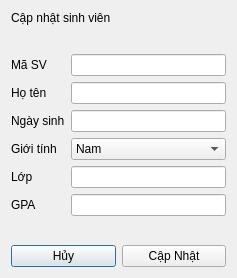
<?xml version="1.0" encoding="UTF-8"?>
<ui version="4.0">
 <class>Dialog</class>
 <widget class="QDialog" name="Dialog">
  <property name="geometry">
   <rect>
    <x>0</x>
    <y>0</y>
    <width>237</width>
    <height>278</height>
   </rect>
  </property>
  <property name="windowTitle">
   <string>Dialog</string>
  </property>
  <layout class="QVBoxLayout" name="verticalLayout">
   <item>
    <widget class="QLabel" name="Label_Tille">
     <property name="text">
      <string>Cập nhật sinh viên</string>
     </property>
    </widget>
   </item>
   <item>
    <spacer name="verticalSpacer_2">
     <property name="orientation">
      <enum>Qt::Vertical</enum>
     </property>
     <property name="sizeHint" stdset="0">
      <size>
       <width>20</width>
       <height>22</height>
      </size>
     </property>
    </spacer>
   </item>
   <item>
    <layout class="QFormLayout" name="formLayout">
     <item row="0" column="0">
      <widget class="QLabel" name="Label_ID">
       <property name="text">
        <string>Mã SV</string>
       </property>
      </widget>
     </item>
     <item row="1" column="0">
      <widget class="QLabel" name="Label_full_name">
       <property name="text">
        <string>Họ tên</string>
       </property>
      </widget>
     </item>
     <item row="2" column="0">
      <widget class="QLabel" name="Label_DateOfBirth">
       <property name="text">
        <string>Ngày sinh</string>
       </property>
      </widget>
     </item>
     <item row="3" column="0">
      <widget class="QLabel" name="Label_Sex">
       <property name="text">
        <string>Giới tính</string>
       </property>
      </widget>
     </item>
     <item row="0" column="1">
      <widget class="QLineEdit" name="lineEdit_ID"/>
     </item>
     <item row="1" column="1">
      <widget class="QLineEdit" name="lineEdit_fullName"/>
     </item>
     <item row="2" column="1">
      <widget class="QLineEdit" name="lineEdit_DateBirth"/>
     </item>
     <item row="4" column="0">
      <widget class="QLabel" name="Label_class">
       <property name="text">
        <string>Lớp</string>
       </property>
      </widget>
     </item>
     <item row="5" column="0">
      <widget class="QLabel" name="Label_GPA">
       <property name="text">
        <string>GPA</string>
       </property>
      </widget>
     </item>
     <item row="3" column="1">
      <widget class="QComboBox" name="comboBox_sex">
       <item>
        <property name="text">
         <string>Nam </string>
        </property>
       </item>
       <item>
        <property name="text">
         <string>Nữ</string>
        </property>
       </item>
       <item>
        <property name="text">
         <string>Khác</string>
        </property>
       </item>
      </widget>
     </item>
     <item row="5" column="1">
      <widget class="QLineEdit" name="lineEdit_GPA"/>
     </item>
     <item row="4" column="1">
      <widget class="QLineEdit" name="lineEdit_class"/>
     </item>
    </layout>
   </item>
   <item>
    <spacer name="verticalSpacer">
     <property name="orientation">
      <enum>Qt::Vertical</enum>
     </property>
     <property name="sizeHint" stdset="0">
      <size>
       <width>20</width>
       <height>23</height>
      </size>
     </property>
    </spacer>
   </item>
   <item>
    <layout class="QHBoxLayout" name="horizontalLayout">
     <item>
      <widget class="QPushButton" name="btn_cancel">
       <property name="text">
        <string>Hủy</string>
       </property>
      </widget>
     </item>
     <item>
      <widget class="QPushButton" name="btn_update_infor">
       <property name="text">
        <string>Cập Nhật</string>
       </property>
      </widget>
     </item>
    </layout>
   </item>
  </layout>
 </widget>
 <resources/>
 <connections/>
</ui>
